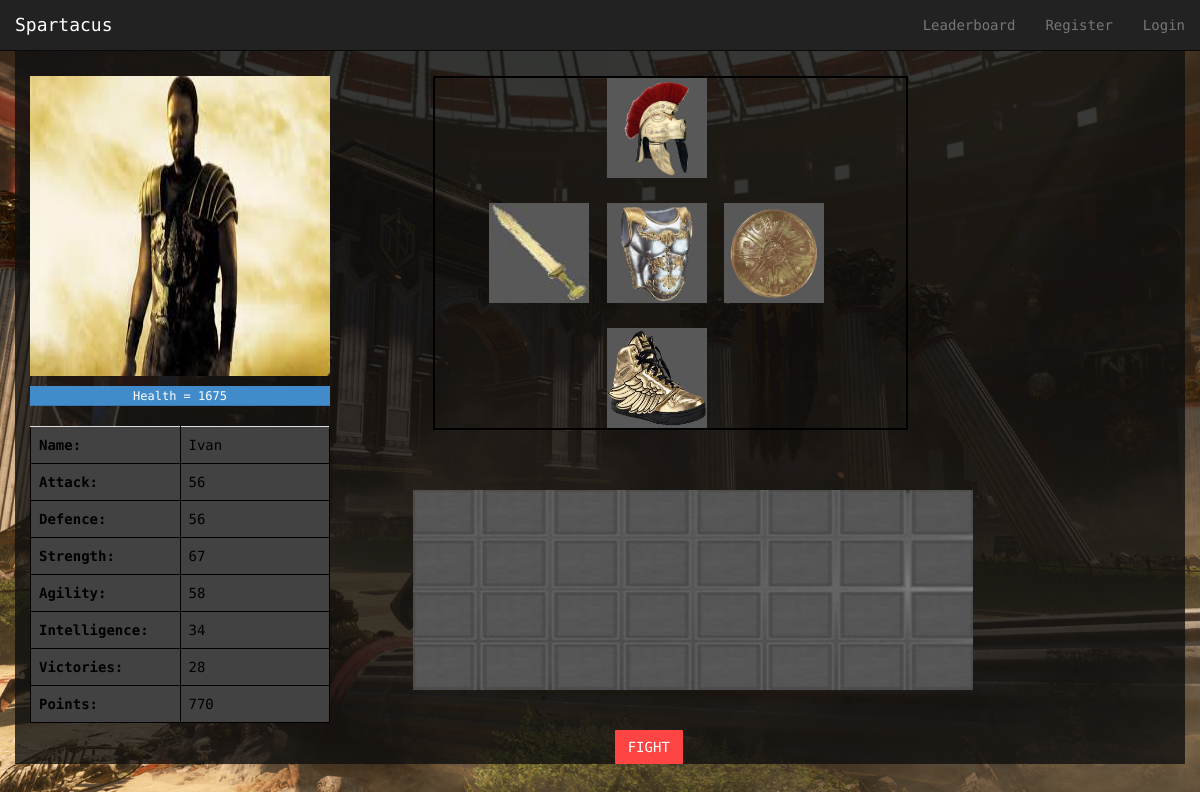
Before: /Spartacus/avatar_view/Ivan with the older database file.
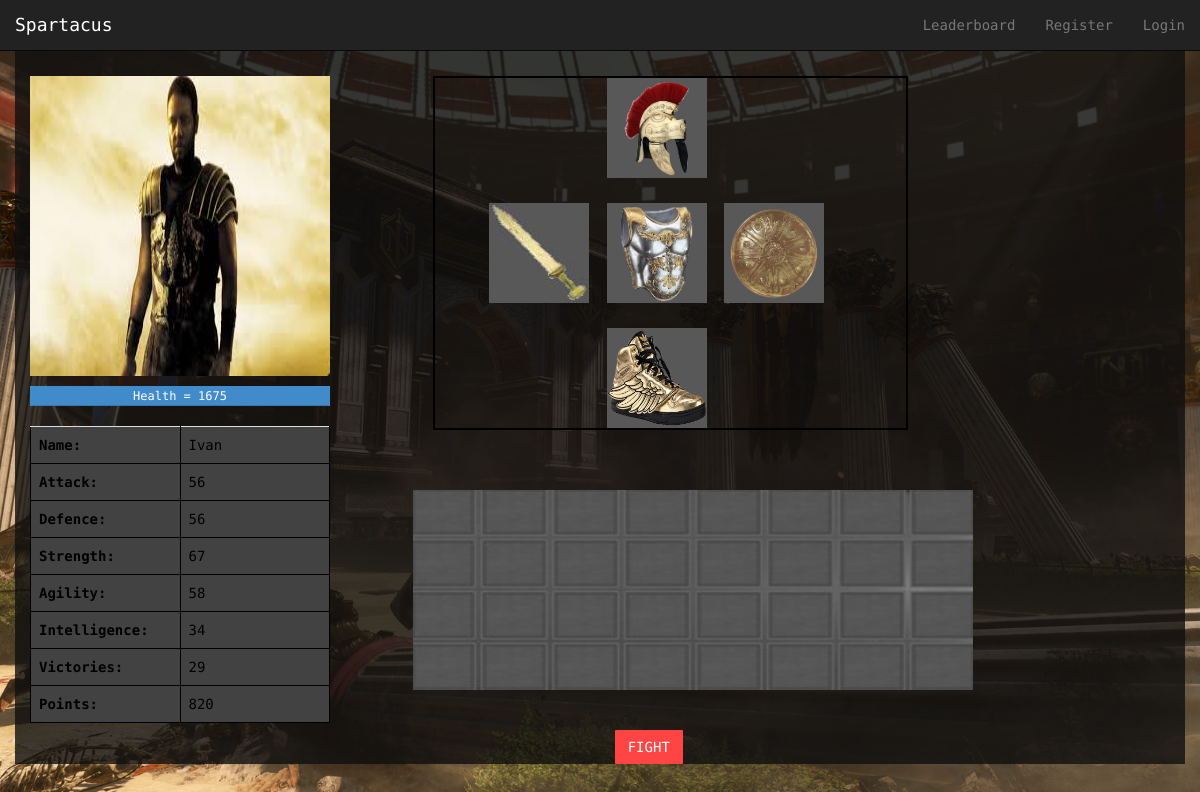
After: the same page with the newer database file.
### Spartacus/models.py (models this page shows, shortened)
class Avatar(models.Model):
    user = models.OneToOneField(User)
    picture = models.ImageField(upload_to='profile_images', blank=True)
    cash = models.IntegerField(default = 1000)
    attack = models.IntegerField(default= 10)
    deffence = models.IntegerField(default= 10)
    strength = models.IntegerField(default= 10)
    agility = models.IntegerField(default= 10)
    intelligence = models.IntegerField(default = 10)
    victories = models.IntegerField(default = 0)
    points = models.IntegerField(default = 0) # for ranking...every time a gladiator fights get some amount of points

class AvatarItem(models.Model):
    item = models.ForeignKey(Item)
    avatar = models.ForeignKey(Avatar)
    equiped = models.BooleanField(default = False)

class Item(models.Model):
    ITEM_CHOICES = (
    ('sword', 'sword'),
    ('shield', 'shield'),
    ('armor', 'armor'),
    ('helmet', 'helmet'),
    ('boots', 'boots'),)
    price = models.IntegerField(default = 0)
    itemType = models.CharField(max_length=128, choices=ITEM_CHOICES, default= 'sword')
    name = models.CharField(max_length=128, unique = True)
    picture = models.ImageField(upload_to='item_images', blank=True)
    attack = models.IntegerField(default= 10)
    deffence = models.IntegerField(default= 10)

### Spartacus/views.py (the view, shortened to what this page needs)
# urls.py: url(r'^avatar_view/(?P<name>[\w\-]+)$', views.avatar_view, name='avatar_view'),
def avatar_view(request, name):
    context_dict = {}
    timePassed = True
    fightStartedAt = request.session.get("fightStartedAt")
    context_dict['time_passed'] = timePassed
    try:
        user = User.objects.get(username = name)
        avatar = Avatar.objects.get(user = user)
        health = avatar.strength*25;
        context_dict.update(getItems(avatar))
        context_dict['health']= health
    except:
        print "Query fail Avatar_view"
    return render(request, 'Spartacus/avatar_view.html', context_dict)

### Spartacus/templatetags/Spartacus_extras.py (called while the page is built)
@register.inclusion_tag('Spartacus/item_list.html', takes_context=True)
def get_items(context):
    avatar = context['avatar']
    user = context['user']
    context_dict = getItems(avatar)
    context_dict['user'] = user
    context_dict['time_passed'] = context["time_passed"]
    return context_dict

### templates/Spartacus/avatar_view.html (shortened to what this page needs)
{% extends 'Spartacus/base.html' %}
{% load staticfiles %}
{% load app_filters %}
{% load Spartacus_extras %}
{% block body_block %}
<div class="container">
    <div class="row" id="split">
    </div>
    <div class="row">
        <div class="col-xs-12 col-md-4">
            <p><img  src="{{ MEDIA_URL }}{{ avatar.picture }}" alt = "{{ avatar.user.username }}" width = "300" height = "300"/><br /><p />
            <div class="progress" data-toggle="tooltip" title="Health amount in each battle" style="width: 300px">
                <div class="progress-bar" role="progressbar" aria-valuenow="100" aria-valuemin="0" aria-valuemax="100" style="width:100%">
                    Health = {{ health }}
                </div>
            </div>
            <table class= table style="width: 300px">
                <tr><th  data-toggle="tooltip" data-placement="left" title="This is your name">Name:</th><td>{{ avatar.user.username }}</td></tr>
                <tr><th  data-toggle="tooltip" data-placement="left" title="Damage done to opponents">Attack:</th> <td>{{ avatar.attack }}</td></tr>
                <tr><th  data-toggle="tooltip" data-placement="left" title="Damage blocked from opponent attacks">Defence:</th> <td>{{ avatar.deffence }}</td></tr>
                <tr><th  data-toggle="tooltip" data-placement="left" title="Determines Avatar's health">Strength:</th> <td>{{ avatar.strength }}</td></tr>
                <tr><th  data-toggle="tooltip" data-placement="left" title="Determines chance to double hit opponent">Agility:</th> <td>{{ avatar.agility }}</td></tr>
                <tr><th  data-toggle="tooltip" data-placement="left" title="Determines chance to hit opponent">Intelligence:</th> <td>{{ avatar.intelligence }}</td></tr>
                <tr><th  data-toggle="tooltip" data-placement="left" title="The amount of wins you have">Victories:</th> <td>{{ avatar.victories }}</td></tr>
                <tr><th  data-toggle="tooltip" data-placement="left" title="The amount of points you have">Points:</th> <td>{{ avatar.points }}</td></tr>
            </table>
        </div>
        <div id="all_items">
                {% get_items %}
        </div>
    </div>
</div>
{% endblock %}

### templates/Spartacus/base.html (shortened to what this page needs)
<!DOCTYPE html>
{% load staticfiles %}
<html>
    <head lang="en">
		<link href="{% static "css/bootstrap.min.css" %}" rel="stylesheet">
		<link href="{% static "css/styles.css" %}" rel="stylesheet">
		<link href="{% static "css/mystyles.css" %}" rel="stylesheet">
    </head>
    <body style="background:red;color:white; background:url('{% static 'images/index.jpg' %}') no-repeat   center center fixed;
                         -webkit-background-size: cover;
                        -moz-background-size: cover;
                        -o-background-size: cover;
                        background-size: cover;">
                    {% block body_block %}{% endblock %}
        <div class="navbar navbar-inverse navbar-fixed-top" role="navigation">
			<div class="container-fluid">
				<div class="navbar-header">
				  <a class="navbar-brand" href="{% url 'index' %}">Spartacus</a>
				</div>
				<div class="navbar-collapse collapse">
				  <ul class="nav navbar-nav navbar-right">
					<li><a href="{% url 'leaderboard' %}">Leaderboard</a></li>
					{% if user.is_authenticated %}
                        <li><a href="{% url 'avatar_view' user.username %}">My Avatar</a></li>
						<li><a href="{% url 'arena' %}">Arena</a></li>
						<li><a href="{% url 'market' %}">Market</a></li>
						<li><a href="{% url 'questing' %}">Quests</a></li>
						<li><a href="{% url 'auth_logout' %}?next=/Spartacus/">Logout</a></li>
					{% else %}
						<li><a href="{% url 'registration_register' %}">Register</a></li>
						<li><a href="{% url 'auth_login' %}">Login</a></li>
					{% endif %}
					</ul>
				</div>
			</div>
        </div>
    </body>
</html>

### templates/Spartacus/item_list.html (shortened to what this page needs)
{% load staticfiles %}
{% load app_filters %}
<div class="col-xs-11 col-md-5" >
    <div class="row">
        <div class="row">
            <div class="col-xs-11 col-xs-offset-1" style="border: 2px solid black;">
                <div class="row">
                    <div class="col-xs-4 col-xs-offset-4 col-lg-4 col-lg-offset-4">
                        {% if helmet %}
                        {% if avatar.user != user %}
                        <img data-toggle="tooltip" data-placement="left" title="{{helmet.item.name}} &#013;Attack: {{helmet.item.attack}} &#013;Defence: {{helmet.item.deffence}}"
                             src = "{{helmet.item.picture.url}}" width = "100" height = "100">
                        <br>
                        {% endif %}
                        {% else %}
                        <img src = "{% static "images/helmet.jpg" %}" width = "100" height = "100">
                        {% endif %}
                        <div class="row" id="split">
                        </div>
                    </div>
                </div>
                <div class="row">
                    <div class="col-xs-4 col-lg-2 col-lg-offset-1">
                        {% if sword %}
                        {% if avatar.user != user %}
                        <img data-toggle="tooltip" data-placement="left" title="{{sword.item.name}} &#013;Attack: {{sword.item.attack}} &#013;Defence: {{sword.item.deffence}}"
                             src = "{{sword.item.picture.url}}" width = "100" height = "100">
                        {% endif %}
                        {% else %}
                        <img src = "{% static "images/sword.jpg" %}" width = "100" height = "100">
                        {% endif %}
                        <div class="row" id="split">
                        </div>
                    </div>
                    <div class="col-xs-4 col-lg-2 col-lg-offset-1">
                        {% if armor %}
                        {% if avatar.user != user %}
                        <img data-toggle="tooltip" data-placement="left" title="{{armor.item.name}} &#013;Attack: {{armor.item.attack}} &#013;Defence: {{armor.item.deffence}}"
                             src = "{{armor.item.picture.url}}" width = "100" height = "100">
                        {% endif %}
                        {% else %}
                        <img src = "{% static "images/armour.jpg" %}" width = "100" height = "100">
                        {% endif %}
                        <div class="row" id="split">
                        </div>
                    </div>
                    <div class="col-xs-4 col-lg-2 col-lg-offset-1">
                        {% if shield %}
                        {% if avatar.user != user %}
                        <img data-toggle="tooltip" data-placement="left" title="{{shield.item.name}} &#013;Attack: {{shield.item.attack}} &#013;Defence: {{shield.item.deffence}}"
                             src = "{{shield.item.picture.url}}" width = "100" height = "100">
                        {% endif %}
                        {% else %}
                        <img src = "{% static "images/shield.jpg" %}" width = "100" height = "100">
                        {% endif %}
                        <div class="row" id="split">
                        </div>
                    </div>
                </div>
                <div class="row">
                    <div class="col-xs-4 col-xs-offset-4">
                        {% if boots %}
                        {% if avatar.user != user %}
                        <img data-toggle="tooltip" data-placement="left" title="{{boots.item.name}} &#013;Attack: {{boots.item.attack}} &#013;Defence: {{boots.item.deffence}}"
                             src = "{{boots.item.picture.url}}" width = "100" height = "100">
                        {% endif %}
                        {% else %}
                        <img src = "{% static "images/boots.jpg" %}" width = "100" height = "100">
                        {% endif %}
                    </div>
                </div>
            </div>
        </div>
        <div class="row">
            <div class="col-xs-11 col-xs-offset-1">
                <div class="div1">
                    <img src="{% static 'images/inventory.jpg' %}" style="position: absolute; top: 60px; left: -20px; width:560px; height:200px;"/>
                </div>
            </div>
            <br />
            <br />
            <div align="center">
                {% if time_passed %}
                {% if avatar.user != user %}
                <button onclick="location.href = '{% url 'battle' avatar.user.username%}';"  type="button" class="btn btn-danger">FIGHT</button>
                {% endif %}
                {% endif %}
            </div>
        </div>
    </div>
</div>

### static/css/styles.css (style rules this page uses)
html,body { height: 100%; font-family: 'Droid Sans Mono', sans-serif; }
p,h1,h2,h3,h4 { font-family: 'Droid Sans Mono', sans-serif; }
body { padding-top: 51px; background: #1E1E1E; color: #f9f9f9; }
a { color:#bcbcbc; }
.btn,.form-control,.alert,.progress,.panel,.list-group,.well,.list-group-item:first-child { border-radius:1px;box-shadow:0 0 0; }
.btn { border-color:transparent; }
.btn-danger,.label-danger,.progress-bar-danger { background-color:#FF4444; }

### static/css/mystyles.css (style rules this page uses)
table { table-layout: fixed; }
table,th, td, tr { background-color: #424242; color: black; border: 1px solid black; white-space: nowrap; overflow: hidden; text-overflow: ellipsis; }
button { border: 1px solid black; background-color: gray; color: white; }
div.div1 { width:600px; height:300px; }
div#split { height: 25px; }
div.container { background: rgba(15,15,15, 0.8)!important; }

Changed rows visible on the page:
changed Avatar "Ivan": victories "28" → "29"; points "770" → "820"
